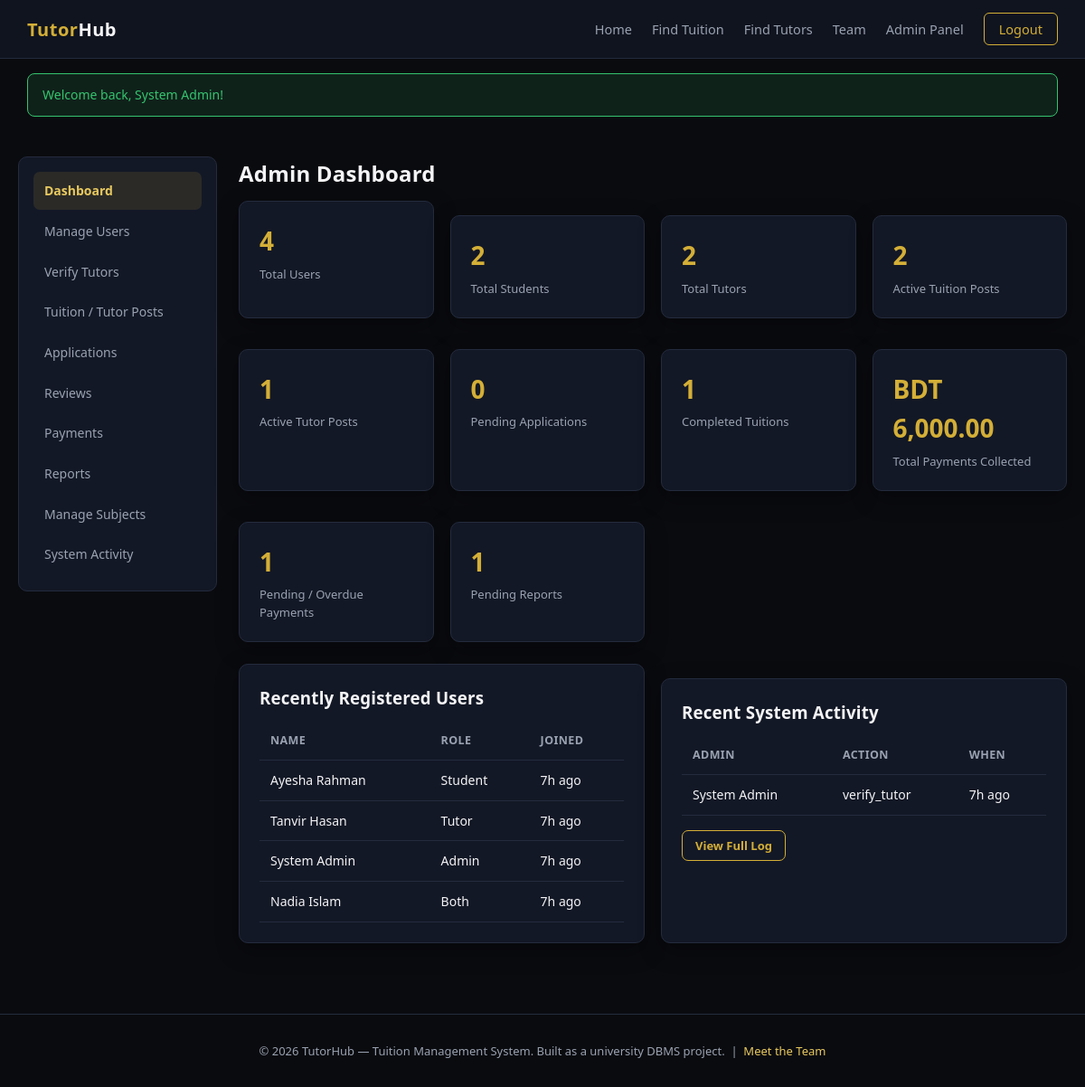
The page /admin/dashboard.php (signed in) on the database its author committed.
### tables this page shows
CREATE TABLE users (
    user_id INT AUTO_INCREMENT PRIMARY KEY,
    full_name VARCHAR(120) NOT NULL,
    email VARCHAR(150) NOT NULL UNIQUE,
    password_hash VARCHAR(255) NOT NULL,
    phone VARCHAR(30),
    role ENUM('student','tutor','both','admin') NOT NULL DEFAULT 'student',
    gender ENUM('male','female','other') DEFAULT NULL,
    profile_photo VARCHAR(255) DEFAULT NULL,
    status ENUM('active','suspended') NOT NULL DEFAULT 'active',
    is_verified TINYINT(1) NOT NULL DEFAULT 0,
    created_at TIMESTAMP DEFAULT CURRENT_TIMESTAMP,
    updated_at TIMESTAMP DEFAULT CURRENT_TIMESTAMP ON UPDATE CURRENT_TIMESTAMP,
    INDEX idx_users_role (role),
    INDEX idx_users_status (status)
);

CREATE TABLE admin_actions (
    admin_action_id INT AUTO_INCREMENT PRIMARY KEY,
    admin_user_id INT NOT NULL,
    action_type VARCHAR(80) NOT NULL,
    target_type VARCHAR(50),
    target_id INT,
    details VARCHAR(255),
    created_at TIMESTAMP DEFAULT CURRENT_TIMESTAMP,
    CONSTRAINT fk_admact_user FOREIGN KEY (admin_user_id) REFERENCES users(user_id) ON DELETE CASCADE
);

### includes/functions.php (called while the page is built, shortened)
<?php
function e(string $value): string
{
    return htmlspecialchars($value, ENT_QUOTES, 'UTF-8');
}
function timeAgo(string $datetime): string
{
    $diff = time() - strtotime($datetime);
    if ($diff < 86400) return floor($diff / 3600) . 'h ago';
    return date('M j, Y', strtotime($datetime));
}
function money(float $amount): string
{
    return 'BDT ' . number_format($amount, 2);
}

### admin/dashboard.php (the view, shortened to what this page needs)
<?php
$db = getDB();
$stats = [
    'total_users'        => $db->query("SELECT COUNT(*) FROM users")->fetchColumn(),
    'total_students'     => $db->query("SELECT COUNT(*) FROM users WHERE role IN ('student','both')")->fetchColumn(),
    'total_tutors'       => $db->query("SELECT COUNT(*) FROM users WHERE role IN ('tutor','both')")->fetchColumn(),
    'active_tuition'     => $db->query("SELECT COUNT(*) FROM tuition_posts WHERE status = 'open'")->fetchColumn(),
    'active_tutor_posts' => $db->query("SELECT COUNT(*) FROM tutor_posts WHERE status = 'active'")->fetchColumn(),
    'pending_apps'       => $db->query("SELECT COUNT(*) FROM applications WHERE status = 'pending'")->fetchColumn(),
    'completed_tuitions' => $db->query("SELECT COUNT(*) FROM tuition_schedule WHERE status = 'completed'")->fetchColumn(),
    'total_payments'     => $db->query("SELECT COALESCE(SUM(amount),0) FROM payments WHERE status = 'paid'")->fetchColumn(),
    'pending_payments'   => $db->query("SELECT COUNT(*) FROM payments WHERE status IN ('pending','overdue')")->fetchColumn(),
    'pending_reports'    => $db->query("SELECT COUNT(*) FROM reports WHERE status = 'pending'")->fetchColumn(),
];
$recentActivity = $db->query(
    "SELECT aa.*, u.full_name FROM admin_actions aa JOIN users u ON u.user_id = aa.admin_user_id ORDER BY aa.created_at DESC LIMIT 8"
)->fetchAll();
$recentUsers = $db->query("SELECT * FROM users ORDER BY created_at DESC LIMIT 5")->fetchAll();
include __DIR__ . '/../includes/header.php';
?>
<div class="dash-layout">
    <?php include __DIR__ . '/../includes/sidebar_admin.php'; ?>
    <div>
        <h2>Admin Dashboard</h2>
        <div class="grid grid-4">
            <div class="card stat-card"><div class="value"><?= (int)$stats['total_users'] ?></div><div class="label">Total Users</div></div>
            <div class="card stat-card"><div class="value"><?= (int)$stats['total_students'] ?></div><div class="label">Total Students</div></div>
            <div class="card stat-card"><div class="value"><?= (int)$stats['total_tutors'] ?></div><div class="label">Total Tutors</div></div>
            <div class="card stat-card"><div class="value"><?= (int)$stats['active_tuition'] ?></div><div class="label">Active Tuition Posts</div></div>
            <div class="card stat-card"><div class="value"><?= (int)$stats['active_tutor_posts'] ?></div><div class="label">Active Tutor Posts</div></div>
            <div class="card stat-card"><div class="value"><?= (int)$stats['pending_apps'] ?></div><div class="label">Pending Applications</div></div>
            <div class="card stat-card"><div class="value"><?= (int)$stats['completed_tuitions'] ?></div><div class="label">Completed Tuitions</div></div>
            <div class="card stat-card"><div class="value"><?= money($stats['total_payments']) ?></div><div class="label">Total Payments Collected</div></div>
            <div class="card stat-card"><div class="value"><?= (int)$stats['pending_payments'] ?></div><div class="label">Pending / Overdue Payments</div></div>
            <div class="card stat-card"><div class="value"><?= (int)$stats['pending_reports'] ?></div><div class="label">Pending Reports</div></div>
        </div>
        <div class="grid grid-2 mt-3">
            <div class="card">
                <h3>Recently Registered Users</h3>
                <?php if (!$recentUsers): ?><p class="empty-state">No users yet.</p><?php else: ?>
                <table>
                    <tr><th>Name</th><th>Role</th><th>Joined</th></tr>
                    <?php foreach ($recentUsers as $u): ?>
                        <tr><td><?= e($u['full_name']) ?></td><td><?= ucfirst(e($u['role'])) ?></td><td><?= timeAgo($u['created_at']) ?></td></tr>
                    <?php endforeach; ?>
                </table>
                <?php endif; ?>
            </div>
            <div class="card">
                <h3>Recent System Activity</h3>
                <?php if (!$recentActivity): ?><p class="empty-state">No admin actions logged yet.</p><?php else: ?>
                <table>
                    <tr><th>Admin</th><th>Action</th><th>When</th></tr>
                    <?php foreach ($recentActivity as $a): ?>
                        <tr><td><?= e($a['full_name']) ?></td><td><?= e($a['action_type']) ?></td><td><?= timeAgo($a['created_at']) ?></td></tr>
                    <?php endforeach; ?>
                </table>
                <?php endif; ?>
                <a href="<?= BASE_URL ?>/admin/activity_log.php" class="btn btn-outline btn-sm mt-2">View Full Log</a>
            </div>
        </div>
    </div>
</div>
<?php include __DIR__ . '/../includes/footer.php'; ?>

### assets/css/style.css (style rules this page uses)
:root { --bg-black: #0a0b0f; --bg-navy: #10141f; --bg-navy-light: #161c2c; --bg-card: #131826; --border-subtle: #232b3d; --gold: #d4af37; --gold-light: #e8c95f; --text-white: #f4f4f6; --text-muted: #9aa2b1; --danger: #e5484d; --success: #35c46f; --warning: #f0a83c; --radius: 10px; --shadow: 0 8px 24px rgba(0,0,0,0.35); }
* { box-sizing: border-box; }
body { margin: 0; font-family: 'Segoe UI', 'Inter', Roboto, Arial, sans-serif; background: var(--bg-black); color: var(--text-white); line-height: 1.55; }
a { color: var(--gold-light); text-decoration: none; }
h1, h2, h3, h4 { font-weight: 600; letter-spacing: 0.2px; margin: 0 0 12px; }
.btn { display: inline-block; padding: 10px 22px; border-radius: 7px; border: none; font-size: 14.5px; font-weight: 600; cursor: pointer; transition: 0.15s ease; }
.btn-outline { background: transparent; border: 1px solid var(--gold); color: var(--gold); }
.btn-sm { padding: 6px 14px; font-size: 13px; }
.card { background: var(--bg-card); border: 1px solid var(--border-subtle); border-radius: var(--radius); padding: 22px; box-shadow: var(--shadow); }
.card + .card { margin-top: 16px; }
.grid { display: grid; gap: 18px; }
.grid-2 { grid-template-columns: repeat(2, 1fr); }
.grid-4 { grid-template-columns: repeat(4, 1fr); }
.stat-card { text-align: left; }
.stat-card .value { font-size: 28px; font-weight: 700; color: var(--gold); }
.stat-card .label { color: var(--text-muted); font-size: 13px; margin-top: 4px; }
table { width: 100%; border-collapse: collapse; font-size: 14px; }
th, td { padding: 11px 12px; border-bottom: 1px solid var(--border-subtle); text-align: left; }
th { color: var(--text-muted); font-weight: 600; font-size: 12.5px; text-transform: uppercase; letter-spacing: 0.4px; }
.dash-layout { display: grid; grid-template-columns: 220px 1fr; gap: 24px; padding: 28px 20px; max-width: 1280px; margin: 0 auto; }
.mt-2 { margin-top: 16px; }
.mt-3 { margin-top: 24px; }

### rows shown on the page
users: user_id "2", is_verified "1", full_name "Tanvir Hasan", role "Tutor", created_at "7h ago"
users: full_name "Ayesha Rahman", role "Student", created_at "7h ago"
users: full_name "System Admin", role "Admin", created_at "7h ago"
users: full_name "Nadia Islam", role "Both", created_at "7h ago"
admin_actions: admin_user.full_name "System Admin", action_type "verify_tutor", created_at "7h ago"

### other values the page prints
$f['message'] "Welcome back, System Admin!"
$stats['total_users'] "4"
$stats['pending_apps'] "0"
money($stats['total_payments']) "BDT 6,000.00"
